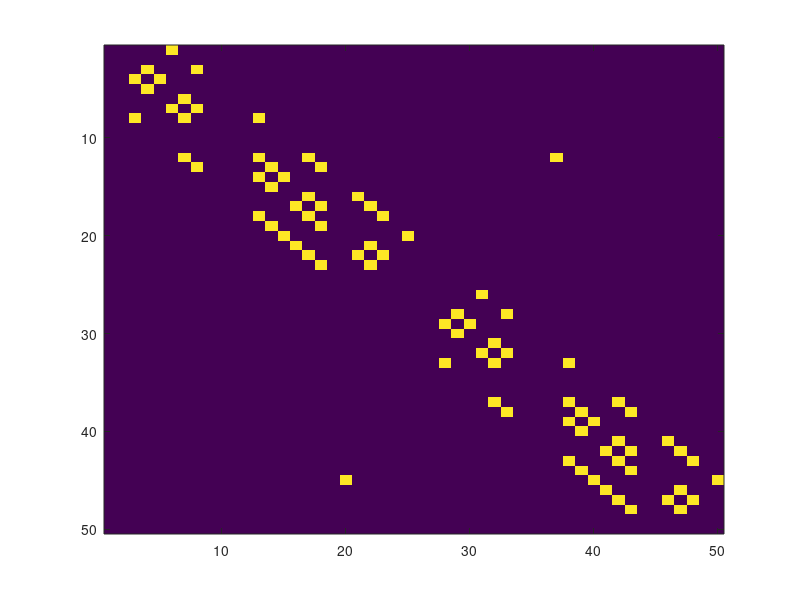

This chart was generated by the following MATLAB code:
domain = [ ...
    'A.#..'; ...
    '#.D..'; ...
    '.....'; ...
    '.#.C#'; ...
    '.#.B.'; ...
    ];


pickup = 'D';
dropoff = 'B';

close all; 

S = numel(domain);

actions = {'right', 'down', 'left', 'up'};
dirs = {[0, 1], [1, 0], [0, -1], [-1, 0]};

A = numel(dirs);

T = zeros(S,S,A); % transitions (s,s') for each action a = 1..A

for x = 1:size(domain,1)
    for y = 1:size(domain,2)
        if domain(x,y) == '#'
            continue;
        end

        s = sub2ind(size(domain), x, y);
        for a = 1:A
            dir = dirs{a};
            x_new = x + dir(1);
            y_new = y + dir(2);
            if x_new < 1 || x_new > size(domain, 1) || y_new < 1 || y_new > size(domain, 2) || domain(x_new, y_new) ~= '.'
                continue;
            end
            s_new = sub2ind(size(domain), x_new, y_new);
            
            T(s, s_new, a) = 1;
        end
    end
end


TT = zeros(S*2, S*2, A + 2);
TT(1:S, 1:S, 1:A) = T;
TT(S+1:2*S, S+1:2*S, 1:A) = T;

s_pickup = find(domain == pickup);
s_dropoff = find(domain == dropoff);

% pickup action
TT(s_pickup, s_pickup + S, A + 1) = 1;
% dropoff action
TT(s_dropoff + S, s_dropoff, A + 2) = 1;


avg_TT = mean(TT, 3);
figure;
imagesc(avg_TT(:, :));